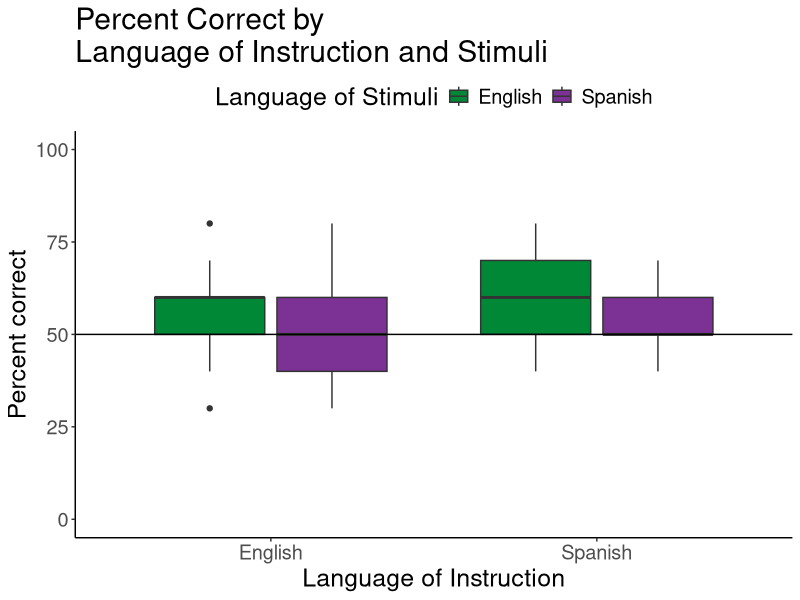

Write R code to recreate this figure.
## LOAD IN PACKAGES ####
library(ggplot2)
library(RColorBrewer)


## READ IN DATA AND ORGANIZE ####
data = read.table("data/data_full.txt", header=T, sep="\t")
data = subset(data, Condition=="A_E")

data2 = aggregate(data$Error, by=list(data$Subject, data$Inst_Lg, data$Language), FUN=mean)
	colnames(data2)[1] = "Subject"
	colnames(data2)[2] = "Inst_Lg"
	colnames(data2)[3] = "Language"
	colnames(data2)[4] = "Error"
data2$Error = data2$Error * 100

data2$Inst_Lg = factor(data2$Inst_Lg, labels=c("English", "Spanish"))
data2$Language = factor(data2$Language, labels=c("English", "Spanish"))


## SET COLORS
cols = brewer.pal(5, "PRGn")


## MAKE BOXPLOT ####
summary_plot <- ggplot(data2, aes(factor(Inst_Lg), Error)) +
	geom_boxplot(aes(fill=factor(Language))) +
	ggtitle("Percent Correct by\nLanguage of Instruction and Stimuli") +
	xlab("Language of Instruction") +
	ylab("Percent correct") +
	scale_y_continuous(limits=c(0,100)) +
	geom_hline(yintercept=50) +
	scale_fill_manual(name="Language of Stimuli", values=c(cols[5], cols[1])) +
	theme_bw() +
	theme(text=element_text(size=18),
		axis.line = element_line(color = "black"),
		plot.background = element_blank(),
		panel.grid.major = element_blank(),
		panel.grid.minor = element_blank(),
		panel.border = element_blank(),
		legend.key = element_rect(colour="white", fill="white"),
		legend.position="top")

pdf("figures/summary.pdf")
summary_plot
dev.off()










